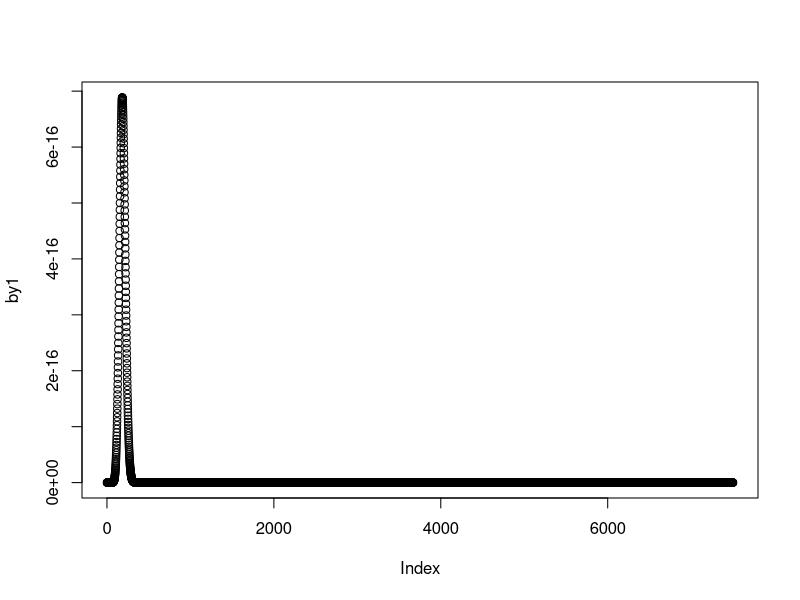

Recreate this plot in R. (Note: this script raises an error after producing the figure.)
library(ggplot2)

avg = 15

by = 0.002

b1 <- seq(0, avg, by = by)    

by1 <- dgamma(b1, avg, rate =  2)

b2 <- seq(0, avg, by = by)   

by3 <- dnorm(b2,  mean = 0, sd = 0.1)

by1 <- by3 * by1

plot(by1)

by2 <- dgamma(b3, 2.5, rate =  4)

bound <- avg * 3/2

cuml <- c(1:bound)

print(1:bound)

for (i in c(1:bound)){
  ratio <- length(b1) / bound
  cuml[i] <- 0
  for (j in c(1:ratio)){
    cuml[i] <- cuml[i] + by1[ratio * i + j - ratio]
  }
}

# tot <- sum(cuml)

x <- c(1:bound)

df <- data.frame(x, cuml)

plot(cuml)

ggplot(df, aes(x = x, y = cuml/tot)) +
  geom_bar(stat = 'identity') + ylab('Frequency') + xlab('Days upon infection') +
  geom_line()
